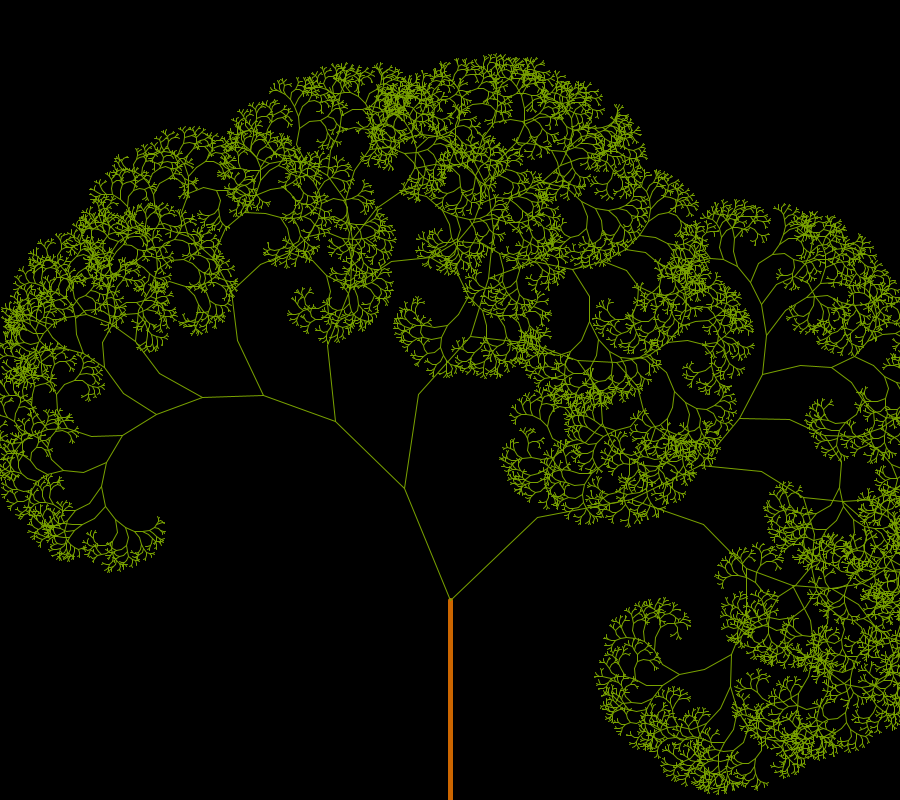
Frame 1 (no input)
Frame 60 (the mouse pressed at the canvas centre just before this capture): identical to frame 1, image omitted
Frame 120 (the mouse held since frame 60 and released just before this capture): identical to frame 1, image omitted

The Processing sketch that drew this single still picture (run headless with seeded random() and noise(); from frame 60 on, the mouse is pressed at the canvas centre):

// Processing sketch: processing_99039
// ── processing_99039.pde

color cafe  = color (204, 102, 0);
color verde =  color (0, 255, 0);
float theta;
void setup(){
  size(900,800);
}

void draw(){
  background(0);
  frameRate(30);
  //stroke(255);
  stroke(204, 102, 0);// cafe
  translate(width/2,height);
  strokeWeight(5);
  line(0,0,0,-200);
  translate(0,-200);
  // aquí comienza la diversión:
  strokeWeight(1);
  stroke(0, 255, 0);
  //branch(120);
  randomSeed(0);
 rama2(150); 

}

void rama2(float h){
  stroke( lerpColor(cafe ,verde, 0.4) );
  h *= .7999999;
  if( h > 2) {
// rama derecha f(n -2)
    pushMatrix();
   float ang = random(30,75);
    theta = radians(noise(100,50,100) * ang  );
    rotate(theta);
    line(0, 0, 0, -h);
    translate(0, -h);
    //branch(h);
    rama1(h);
    popMatrix();
   
    pushMatrix();
//    randomSeed(0);
    ang = random(30,75);
    theta = radians(noise(50,75,79) * ang);
    rotate(-theta);
    line(0, 0, 0, -h);
    translate(0, -h);
    //branch(h);
    rama2(h);
    popMatrix();
  }
   
  //2rama(h);
  //rama1(h);

}

void rama1(float h){
  h*= .79999;
  if( h > 2 ){
    // rama izquierda f(n - 1) 
    pushMatrix();

    float ang = random(30,75);
    theta = radians(noise(71,60,50)*ang);
    //theta = radians(45);
    rotate(theta);
    line(0, 0, 0, -h);
    translate(0, -h);
    rama2(h);
    popMatrix();
  }
}










int fibo (int n){
   int []A = new int[120];
    if( n == 0) {
      return 0;
    }
    else if (n ==1) {
      return 1;
    }
    //else return fibo(n-1) + fibo(n-2); //funcion recursiva
    else {
      A[0] = 0;
      A[0] = 1;
      for(int i = 2; i<n ; i++){
        A[i] = A[i - 1] + A[i-2];
      }//fin for
      return A[n];
    }//fin del caso recursivo

}
